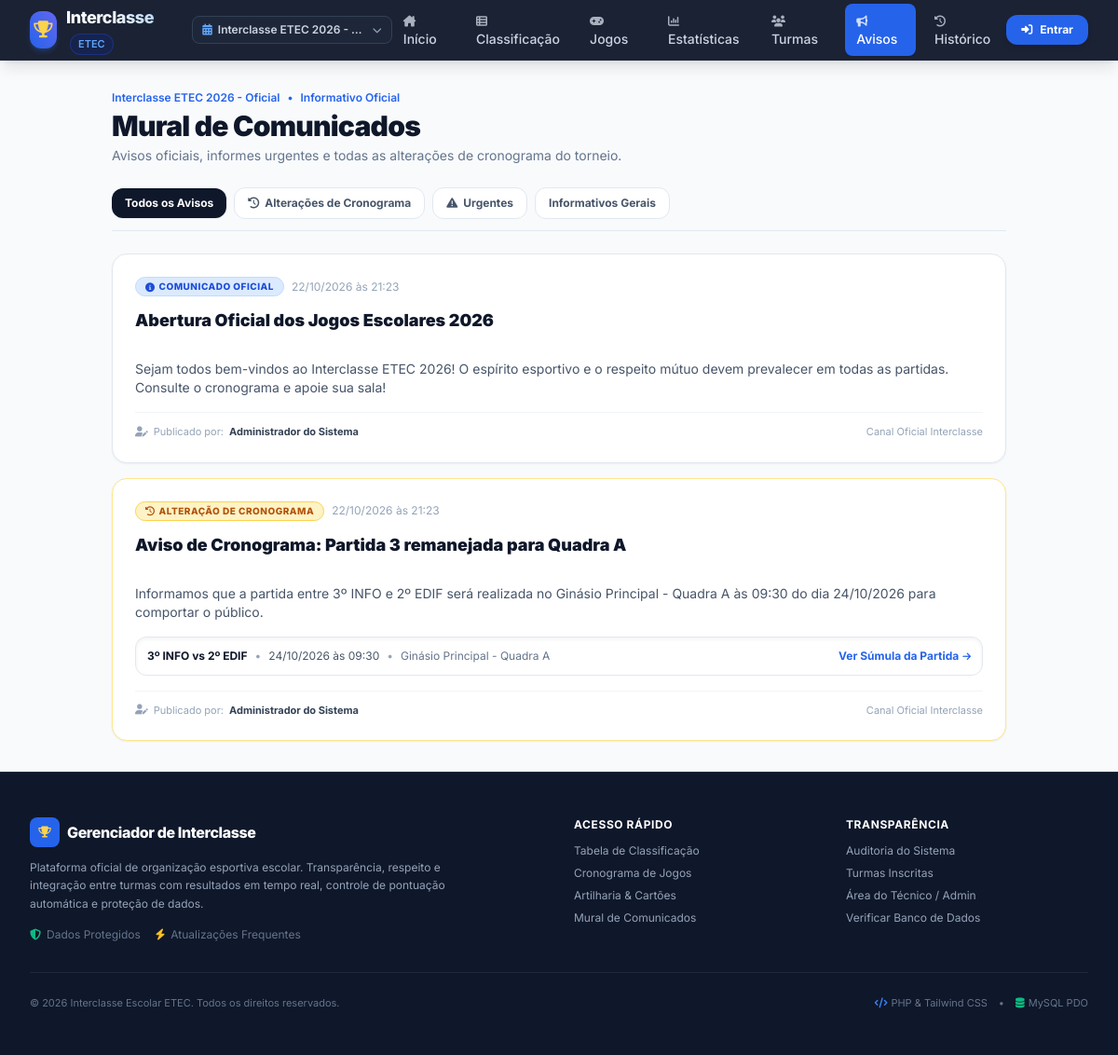
The app's page /comunicados.php with its own data.
### tables this page shows
CREATE TABLE `edicoes` (
    `id` INT AUTO_INCREMENT PRIMARY KEY,
    `nome` VARCHAR(100) NOT NULL COMMENT 'Nome oficial da edição, ex: Interclasse ETEC 2026',
    `ano` INT NOT NULL COMMENT 'Ano letivo do evento',
    `status` ENUM('planejamento', 'em_andamento', 'finalizado') NOT NULL DEFAULT 'em_andamento',
    `ativa` TINYINT(1) NOT NULL DEFAULT 0 COMMENT '1 se for a edição selecionada por padrão',
    `criado_em` DATETIME NOT NULL DEFAULT CURRENT_TIMESTAMP
);

CREATE TABLE `comunicados` (
    `id` INT AUTO_INCREMENT PRIMARY KEY,
    `edicao_id` INT NOT NULL,
    `usuario_id` INT NULL,
    `titulo` VARCHAR(150) NOT NULL,
    `conteudo` TEXT NOT NULL,
    `tipo` ENUM('urgente', 'cronograma', 'geral') NOT NULL DEFAULT 'geral',
    `partida_id` INT NULL,
    `criado_em` DATETIME NOT NULL DEFAULT CURRENT_TIMESTAMP,
    CONSTRAINT `fk_comunicados_edicao` FOREIGN KEY (`edicao_id`) REFERENCES `edicoes` (`id`) ON DELETE CASCADE,
    CONSTRAINT `fk_comunicados_usuario` FOREIGN KEY (`usuario_id`) REFERENCES `usuarios` (`id`) ON DELETE SET NULL,
    CONSTRAINT `fk_comunicados_partida` FOREIGN KEY (`partida_id`) REFERENCES `partidas` (`id`) ON DELETE SET NULL
);

CREATE TABLE `usuarios` (
    `id` INT AUTO_INCREMENT PRIMARY KEY,
    `nome` VARCHAR(100) NOT NULL,
    `email` VARCHAR(120) NOT NULL UNIQUE,
    `senha` VARCHAR(255) NOT NULL COMMENT 'Hash seguro bcrypt',
    `perfil` ENUM('admin', 'tecnico', 'visitante') NOT NULL DEFAULT 'visitante',
    `telefone` VARCHAR(25) NULL,
    `ativo` TINYINT(1) NOT NULL DEFAULT 1,
    `criado_em` DATETIME NOT NULL DEFAULT CURRENT_TIMESTAMP
);

CREATE TABLE `turmas` (
    `id` INT AUTO_INCREMENT PRIMARY KEY,
    `edicao_id` INT NOT NULL,
    `tecnico_id` INT NULL COMMENT 'Técnico responsável pela sala',
    `nome` VARCHAR(80) NOT NULL COMMENT 'Ex: 3º Ensino Médio - Informática',
    `sigla` VARCHAR(20) NOT NULL COMMENT 'Ex: 3º INFO A',
    `curso` VARCHAR(80) NULL COMMENT 'Ex: Técnico em Desenvolvimento de Sistemas',
    `periodo` ENUM('Manhã', 'Tarde', 'Noite', 'Integral') DEFAULT 'Manhã',
    `cor_uniforme` VARCHAR(20) DEFAULT '#2563EB',
    `criado_em` DATETIME NOT NULL DEFAULT CURRENT_TIMESTAMP,
    CONSTRAINT `fk_turmas_edicao` FOREIGN KEY (`edicao_id`) REFERENCES `edicoes` (`id`) ON DELETE CASCADE,
    CONSTRAINT `fk_turmas_tecnico` FOREIGN KEY (`tecnico_id`) REFERENCES `usuarios` (`id`) ON DELETE SET NULL
);

CREATE TABLE `partidas` (
    `id` INT AUTO_INCREMENT PRIMARY KEY,
    `edicao_id` INT NOT NULL,
    `modalidade_id` INT NOT NULL,
    `turma_mandante_id` INT NOT NULL,
    `turma_visitante_id` INT NOT NULL,
    `data_jogo` DATE NOT NULL,
    `hora_jogo` TIME NOT NULL,
    `local_jogo` VARCHAR(100) NOT NULL COMMENT 'Ex: Quadra 1, Ginásio Principal',
    `fase` VARCHAR(50) NOT NULL DEFAULT 'Fase de Grupos',
    `placar_mandante` INT NULL DEFAULT NULL,
    `placar_visitante` INT NULL DEFAULT NULL,
    `status` ENUM('agendado', 'em_andamento', 'encerrado', 'cancelado') NOT NULL DEFAULT 'agendado',
    `observacoes` TEXT NULL,
    `criado_em` DATETIME NOT NULL DEFAULT CURRENT_TIMESTAMP,
    CONSTRAINT `fk_partidas_edicao` FOREIGN KEY (`edicao_id`) REFERENCES `edicoes` (`id`) ON DELETE CASCADE,
    CONSTRAINT `fk_partidas_modalidade` FOREIGN KEY (`modalidade_id`) REFERENCES `modalidades` (`id`) ON DELETE CASCADE,
    CONSTRAINT `fk_partidas_mandante` FOREIGN KEY (`turma_mandante_id`) REFERENCES `turmas` (`id`) ON DELETE CASCADE,
    CONSTRAINT `fk_partidas_visitante` FOREIGN KEY (`turma_visitante_id`) REFERENCES `turmas` (`id`) ON DELETE CASCADE
);

### comunicados.php (the view, shortened to what the rows shown need)
<?php
require_once __DIR__ . '/bd.php';
require_once __DIR__ . '/includes/auth.php';
require_once __DIR__ . '/includes/header.php';
require_once __DIR__ . '/includes/navbar.php';
$edicaoId = $edicaoAtiva['id'];
$sql = "
    SELECT c.*, u.nome AS autor_nome, u.perfil AS autor_perfil,
           p.data_jogo, p.hora_jogo, p.local_jogo,
           tm.sigla AS m_sigla, tv.sigla AS v_sigla
    FROM comunicados c
    LEFT JOIN usuarios u ON u.id = c.usuario_id
    LEFT JOIN partidas p ON p.id = c.partida_id
    LEFT JOIN turmas tm ON tm.id = p.turma_mandante_id
    LEFT JOIN turmas tv ON tv.id = p.turma_visitante_id
    WHERE c.edicao_id = :edicao_id
";
$params = [':edicao_id' => $edicaoId];
$sql .= " ORDER BY (c.tipo = 'urgente') DESC, c.criado_em DESC";
$stmt = $pdo->prepare($sql);
$stmt->execute($params);
$comunicados = $stmt->fetchAll();
?>
<main class="flex-1 max-w-5xl w-full mx-auto px-4 sm:px-6 lg:px-8 py-8">
    <div class="flex flex-col sm:flex-row sm:items-center justify-between gap-4 mb-6">
        <div>
            <div class="flex items-center gap-2 text-xs font-semibold text-blue-600 mb-1">
                <span><?= htmlspecialchars($edicaoAtiva['nome']) ?></span>
                <span>•</span>
                <span>Informativo Oficial</span>
            </div>
            <h1 class="text-2xl sm:text-3xl font-black text-slate-900 tracking-tight">
                Mural de Comunicados
            </h1>
        </div>
    </div>
    <?php if (!empty($comunicados)): ?>
        <div class="space-y-4">
            <?php foreach ($comunicados as $com):
                $isUrgente = ($com['tipo'] === 'urgente');
                $isCronograma = ($com['tipo'] === 'cronograma');
            ?>
                <div class="bg-white rounded-2xl border p-5 sm:p-6 shadow-sm transition hover:shadow-md <?= $isUrgente ? 'border-rose-200 bg-rose-50/20' : ($isCronograma ? 'border-amber-200 bg-amber-50/20' : 'border-slate-200') ?>">
                    <div class="flex flex-col sm:flex-row sm:items-center justify-between gap-2 mb-3">
                        <div class="flex items-center gap-2">
                            <span class="inline-flex items-center gap-1 px-2.5 py-0.5 rounded-full text-[10px] font-extrabold uppercase tracking-wider <?= match($com['tipo']) {
                                'urgente' => 'bg-rose-100 text-rose-700 border border-rose-300',
                                'cronograma' => 'bg-amber-100 text-amber-700 border border-amber-300',
                                default => 'bg-blue-100 text-blue-700 border border-blue-200'
                            } ?>">
                                <i class="fa-solid <?= match($com['tipo']) {
                                    'urgente' => 'fa-circle-exclamation',
                                    'cronograma' => 'fa-clock-rotate-left',
                                    default => 'fa-circle-info'
                                } ?>"></i>
                                <?= match($com['tipo']) {
                                    'urgente' => 'Urgente',
                                    'cronograma' => 'Alteração de Cronograma',
                                    default => 'Comunicado Oficial'
                                } ?>
                            </span>
                            <span class="text-xs text-slate-400">
                                <?= date('d/m/Y \à\s H:i', strtotime($com['criado_em'])) ?>
                            </span>
                        </div>
                    </div>
                    <h2 class="text-base sm:text-lg font-black text-slate-900 mb-2 leading-snug">
                        <?= htmlspecialchars($com['titulo']) ?>
                    </h2>
                    <p class="text-xs sm:text-sm text-slate-600 leading-relaxed whitespace-pre-line mb-4">
                        <?= htmlspecialchars($com['conteudo']) ?>
                    </p>
                    <?php if ($com['partida_id'] && $com['m_sigla']): ?>
                        <div class="p-3 bg-white rounded-xl border border-slate-200 text-xs flex flex-col sm:flex-row sm:items-center justify-between gap-2 mb-4 shadow-inner">
                            <div class="flex items-center gap-2">
                                <span class="font-bold text-slate-900"><?= htmlspecialchars($com['m_sigla']) ?> vs <?= htmlspecialchars($com['v_sigla']) ?></span>
                                <span class="text-slate-400">•</span>
                                <span class="text-slate-600"><?= date('d/m/Y', strtotime($com['data_jogo'])) ?> às <?= substr($com['hora_jogo'], 0, 5) ?></span>
                                <span class="text-slate-400">•</span>
                                <span class="text-slate-500 truncate"><?= htmlspecialchars($com['local_jogo']) ?></span>
                            </div>
                            <a href="partida_detalhes.php?id=<?= $com['partida_id'] ?>" class="text-blue-600 hover:underline font-bold text-xs inline-flex items-center gap-1">
                                Ver Súmula da Partida <i class="fa-solid fa-arrow-right text-[10px]"></i>
                            </a>
                        </div>
                    <?php endif; ?>
                    <div class="pt-3 border-t border-slate-100 flex items-center justify-between text-[11px] text-slate-400">
                        <span class="flex items-center gap-1.5">
                            <i class="fa-solid fa-user-pen text-slate-400"></i>
                            Publicado por: <strong class="text-slate-700"><?= htmlspecialchars($com['autor_nome'] ?? 'Comissão Organizadora') ?></strong>
                        </span>
                        <span class="text-slate-400">Canal Oficial Interclasse</span>
                    </div>
                </div>
            <?php endforeach; ?>
        </div>
    <?php endif; ?>
</main>
<?php require_once __DIR__ . '/includes/footer.php'; ?>

### includes/navbar.php (shortened to what the rows shown need)
<?php
require_once __DIR__ . '/../bd.php';
require_once __DIR__ . '/auth.php';
$edicaoAtiva = get_active_edicao($pdo);
?>
<nav class="sticky top-0 z-40 bg-slate-900 border-b border-slate-800 text-white shadow-lg backdrop-blur-md bg-opacity-95">
    <div class="max-w-7xl mx-auto px-4 sm:px-6 lg:px-8">
        <div class="flex items-center justify-between h-16">
            <div class="flex items-center gap-3">
                <div class="relative ml-2 sm:ml-4">
                    <button type="button" id="edicao-dropdown-btn" class="flex items-center gap-1.5 text-xs font-medium text-slate-300 bg-slate-800/80 hover:bg-slate-700/80 hover:text-white px-2.5 py-1.5 rounded-lg border border-slate-700 transition">
                        <i class="fa-solid fa-calendar-days text-blue-400"></i>
                        <span class="truncate max-w-[110px] sm:max-w-[160px] font-semibold">
                            <?= htmlspecialchars($edicaoAtiva['nome'] ?? 'Edição') ?>
                        </span>
                        <i class="fa-solid fa-chevron-down text-[10px] text-slate-400"></i>
                    </button>
                </div>
            </div>
        </div>
    </div>
</nav>

### records on screen
edicoes: nome "Interclasse ETEC 2026 -…", nome "Interclasse ETEC 2026 - Oficial"
comunicados: tipo "COMUNICADO OFICIAL", criado_em "22/10/2026 às 21:23", titulo "Abertura Oficial dos Jogos Escolares 2026", conteudo "Sejam todos bem-vindos ao Interclasse ETEC 2026! O espírito esportivo e o respeito mútuo devem prevalecer em todas as partidas. Consulte o cronograma e apoie sua sala!", usuario.nome "Administrador do Sistema"
comunicados: tipo "ALTERAÇÃO DE CRONOGRAMA", criado_em "22/10/2026 às 21:23", titulo "Aviso de Cronograma: Partida 3 remanejada para Quadra A", conteudo "Informamos que a partida entre 3º INFO e 2º EDIF será realizada no Ginásio Principal - Quadra A às 09:30 do dia 24/10/2026 para comportar o público.", turmas.sigla "3º INFO", turmas.sigla "2º EDIF", partida.data_jogo "24/10/2026", partida.hora_jogo "09:30", partida.local_jogo "Ginásio Principal - Quadra A", usuario.nome "Administrador do Sistema"
